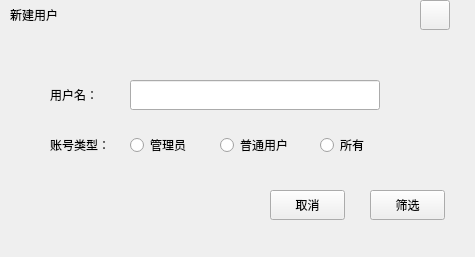
<?xml version="1.0" encoding="UTF-8"?>
<ui version="4.0">
 <class>UserSele</class>
 <widget class="QWidget" name="UserSele">
  <property name="geometry">
   <rect>
    <x>0</x>
    <y>0</y>
    <width>475</width>
    <height>257</height>
   </rect>
  </property>
  <property name="windowTitle">
   <string>Form</string>
  </property>
  <widget class="QRadioButton" name="ManRBtn">
   <property name="geometry">
    <rect>
     <x>130</x>
     <y>130</y>
     <width>90</width>
     <height>30</height>
    </rect>
   </property>
   <property name="text">
    <string>管理员</string>
   </property>
  </widget>
  <widget class="QLabel" name="InerLab">
   <property name="geometry">
    <rect>
     <x>50</x>
     <y>60</y>
     <width>401</width>
     <height>231</height>
    </rect>
   </property>
   <property name="styleSheet">
    <string notr="true"/>
   </property>
   <property name="text">
    <string/>
   </property>
  </widget>
  <widget class="QPushButton" name="CloseBtn">
   <property name="geometry">
    <rect>
     <x>420</x>
     <y>0</y>
     <width>30</width>
     <height>30</height>
    </rect>
   </property>
   <property name="text">
    <string/>
   </property>
  </widget>
  <widget class="QLabel" name="UserLab">
   <property name="geometry">
    <rect>
     <x>50</x>
     <y>80</y>
     <width>80</width>
     <height>30</height>
    </rect>
   </property>
   <property name="text">
    <string>用户名：</string>
   </property>
  </widget>
  <widget class="QRadioButton" name="NorRBtn">
   <property name="geometry">
    <rect>
     <x>220</x>
     <y>130</y>
     <width>90</width>
     <height>30</height>
    </rect>
   </property>
   <property name="text">
    <string>普通用户</string>
   </property>
  </widget>
  <widget class="QPushButton" name="SeleBtn">
   <property name="geometry">
    <rect>
     <x>370</x>
     <y>190</y>
     <width>75</width>
     <height>30</height>
    </rect>
   </property>
   <property name="text">
    <string>筛选</string>
   </property>
  </widget>
  <widget class="QLabel" name="TitleLab">
   <property name="geometry">
    <rect>
     <x>0</x>
     <y>10</y>
     <width>461</width>
     <height>31</height>
    </rect>
   </property>
   <property name="text">
    <string/>
   </property>
  </widget>
  <widget class="QLineEdit" name="UserEdit">
   <property name="geometry">
    <rect>
     <x>130</x>
     <y>80</y>
     <width>250</width>
     <height>30</height>
    </rect>
   </property>
  </widget>
  <widget class="QLabel" name="label">
   <property name="geometry">
    <rect>
     <x>10</x>
     <y>0</y>
     <width>80</width>
     <height>30</height>
    </rect>
   </property>
   <property name="text">
    <string>新建用户</string>
   </property>
  </widget>
  <widget class="QPushButton" name="CancleBtn">
   <property name="geometry">
    <rect>
     <x>270</x>
     <y>190</y>
     <width>75</width>
     <height>30</height>
    </rect>
   </property>
   <property name="text">
    <string>取消</string>
   </property>
  </widget>
  <widget class="QLabel" name="AccountLab">
   <property name="geometry">
    <rect>
     <x>50</x>
     <y>130</y>
     <width>80</width>
     <height>30</height>
    </rect>
   </property>
   <property name="text">
    <string>账号类型：</string>
   </property>
  </widget>
  <widget class="QRadioButton" name="AllRBtn">
   <property name="geometry">
    <rect>
     <x>320</x>
     <y>130</y>
     <width>90</width>
     <height>30</height>
    </rect>
   </property>
   <property name="text">
    <string>所有</string>
   </property>
  </widget>
  <zorder>InerLab</zorder>
  <zorder>TitleLab</zorder>
  <zorder>ManRBtn</zorder>
  <zorder>CloseBtn</zorder>
  <zorder>UserLab</zorder>
  <zorder>NorRBtn</zorder>
  <zorder>SeleBtn</zorder>
  <zorder>UserEdit</zorder>
  <zorder>label</zorder>
  <zorder>CancleBtn</zorder>
  <zorder>AccountLab</zorder>
  <zorder>AllRBtn</zorder>
 </widget>
 <resources/>
 <connections/>
</ui>
